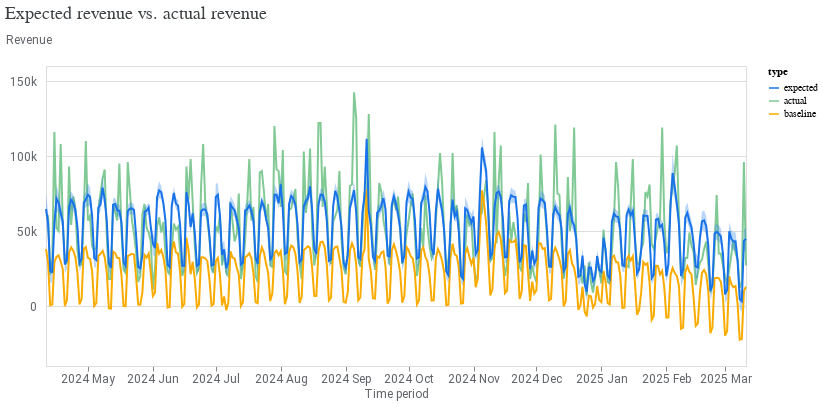

Write notebook code for a chart like this one.
### Code cell
model_fit = visualizer.ModelFit(mmm)
model_fit.plot_model_fit()

### Figure 1 — Vega-Lite specification as saved in the notebook (floating-point values rounded to 4 significant figures; data arrays with more than 128 entries replaced by an {"elided": "..."} marker saying what was removed)
{"config": {"view": {"continuousWidth": 300, "continuousHeight": 300}, "axis": {"labelColor": "#5F6368", "labelFont": "Roboto", "labelFontSize": 12, "titleColor": "#5F6368", "titleFont": "Roboto", "titleFontSize": 12, "titleFontWeight": "normal"}}, "layer": [{"mark": {"type": "line"}, "encoding": {"color": {"field": "type", "scale": {"domain": ["expected", "actual", "baseline"], "range": ["#1A73E8", "#81C995", "#F9AB00"]}, "type": "nominal"}, "x": {"axis": {"domainColor": "#DADCE0", "format": "%Y %b", "grid": false, "tickCount": 8}, "field": "time", "title": "Time period", "type": "temporal"}, "y": {"axis": {"domain": false, "labelExpr": "replace(format(datum.value, '.3~s'), 'G', 'B')", "labelPadding": 10, "tickCount": 5, "ticks": false, "titleAlign": "left", "titleAngle": 0, "titleY": -20}, "field": "mean", "title": "Revenue", "type": "quantitative"}}}, {"mark": {"type": "area", "opacity": 0.3}, "encoding": {"color": {"field": "type", "legend": null, "scale": {"domain": ["expected"], "range": ["#1A73E8"]}, "type": "nominal"}, "x": {"field": "time", "type": "temporal"}, "y": {"field": "ci_hi", "type": "quantitative"}, "y2": {"field": "ci_lo"}}}], "data": {"name": "data-8bade8541d1467dfdf5b082effd5c13c"}, "resolve": {"scale": {"color": "independent"}}, "title": {"text": "Expected revenue vs. actual revenue", "anchor": "start", "color": "#3C4043", "font": "Google Sans Display", "fontSize": 18, "fontWeight": "normal", "offset": 10}, "width": 700, "$schema": "https://vega.github.io/schema/vega-lite/v5.20.1.json", "datasets": {"data-8bade8541d1467dfdf5b082effd5c13c": {"elided": "1005 records"}}}
